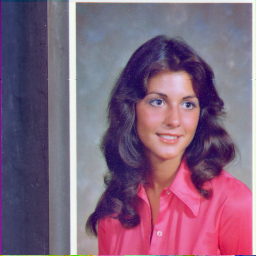
#> input picture test-images/miscellaneous/4.1.04.tiff, 256 x 256 px
$ jupyter execute sender.ipynb
#> lines starting #> are read from the running program, lines starting #| are printed output that depends on the picture; after the words box and inside, x2 and y2 are one past the last pixel; in counts of white or black regions, pixels touching at a corner belong together; long printed decimals are rounded
### lib/encrypt.py
# encryption related functions

import cv2 as cv
from .conversion import *
import numpy as np

class Encryption:
    def __init__(self):
        pass

    def bitplane_decomposition(self, original, height, width):          # bitplane decomposition from the original image
        bitplanes = []
        for i in range(8):
            ret, bitplane = cv.threshold(original, 127, 255, cv.THRESH_BINARY)
            bitplanes.append(bitplane)

        for i in range(8):
            for a in range(height):
                for b in range(width):
                    bin_val = dec_to_bin(original[a][b])
                    if str(bin_val)[i] == '1':
                        bitplanes[i][a][b] = 1
                    else:
                        bitplanes[i][a][b] = 0
        return np.array(bitplanes, dtype=np.uint8)

# compose image from bitplane images and cipher images
def cipher_image_composition(bitplane_images, height, width):
    final = []

    # combining process
    for i in range(7):
        if i==0:
            for j in range(height):
                temp = []
                for k in range(width):
                    temp.append(int(str(bitplane_images[i][j][k])+str(bitplane_images[i+1][j][k])))
                final.append(temp)
        else:
            for j in range(height):
                temp = []
                for k in range(width):
                    temp.append(int(str(final[j][k])+str(bitplane_images[i+1][j][k])))
                final[j] = temp

    # converting binary pixels to decimal
    for i in range(height):
        for j in range(width):
            final[i][j] = bin_to_dec(final[i][j])
    return np.array(final, dtype=np.uint8)

### lib/measurement.py
from math import log10, sqrt
import numpy as np

class Measurement:
    def __init__(init):
        pass

    def MSE(self, original, compressed, size):
        a = abs(np.subtract(original,compressed))
        b = 0
        for i in a:
            for j in i:
                b += (j**2)
        return b/(size[0]*size[1])
        # [6 lines of commented-out code are left out]

    def PSNR(self, original, compressed, mse):
        # mse = np.mean((original - compressed) ** 2)
        if(mse == 0):   # MSE is zero means no noise is present in the signal .
            return 100
        max_pixel = 255.0
        psnr = 20 * log10(max_pixel / sqrt(mse))
        return psnr

    def NPCR():
        pass

    def UACI():
        pass

    def corr2(self, a,b):
        ''' Correlation coefficient between two pixels '''
        x = np.sum(a) / np.size(a)
        y = np.sum(b) / np.size(b)
        a = a - x
        b = b - y

        r = (a*b).sum() / sqrt((a*a).sum() * (b*b).sum());
        return r

### lib/conversion.py
# This script contains some general mathematical calculations and conversions
# Authors : suvasish das (https://github.com/suvasish114)
#           samrat mytra (https://github.com/samrat-p)

import numpy as np
from copy import copy as cpy

def dec_to_bin(val):
    ''' Convert decimal value to binary
    Parameters: val (int): value to convert
    Returns: (str) : binary value of the corrosponding decimal number '''
    return str(bin(val).replace("0b", "")).zfill(8)

def bin_to_dec(val):
    ''' Convert binary value to decimal
    Parametes: val (int): value to convert
    Returns: (int) : decimal value of the corrosponding binary value '''
    return int(str(val), 2)

def convert_to_255(img):
    ''' Scale a binary image to grayscale level (0-255)
    Parameters: img (numpy array) : source binary image
    Returns: (numpy array) : grayscale image '''
    _img = cpy(img)
    _img[_img==1] = 255
    return np.array(_img, dtype=np.uint8)

# [10 lines left out: function bin_to_gray, not called in this run]

def horizontal_adj(img, height, width):
    ''' Returns a horizontal adjacent of the image
    Parameters: img (numpy array): original image
                height (int) : image height
                width (int) : image width
    Returns: img (numpy array) : horizontal adjacent image of the original image '''
    for i in range(height):
        for j in range(width-1):
            img[i][j] = img[i][j+1]
        if i!=height-1:
            img[i][width-1]=img[i+1][0]
    img[height-1][width-1]=0
    return np.array(img, dtype=np.uint8)

def entropy(pic):
    ''' Calculate entropy of the image
    Parameters: pic (numpy array) : original image
    Returns: e (double): calculated entropy of the image '''
    p =np.array([(pic--v).sum() for v in range (256)])
    p= p/p.sum()
    #compute e= -sum(p(si)*log2(p(si))
    e=-(p*np.log2(p)).sum()
    return e

### lib/PRBG.py
# A Random Bit Generator Using Chaotic Map
# Credit: paper proposed by Narendra K Pareek, Vinod Patidar, and Krishan K Sud, 2007
# Author: suvasish das (misuvasish114@gmail.com)

from .conversion import *
import numpy as np

class PRNG:                                   # Pseudo random number generator
    def __init__(self, init, alpha = 0.4):    # constructor
        ''' Pseudo random number generator
        alpha and init value must not same value
        Parameters : alpha (double) : system parameter : default = 0.4
                     init (double) : system parameter '''
        self.alpha = alpha                      # 'alpha' and 'init' are system parameter and initial condition of the map respectively
        self.init = init

    def generate(self):                         # generator class
        ''' Generate a single number in floating point between 0 to 1
        typically generate next value of X(i+1) in the series by using previous value of X(i) and upadate it
        Parameters : None
        Returns : self.init (double) : a random number between 0 to 1 '''
        if self.init > self.alpha:
            self.init = ((1 - self.init)/(1 - self.alpha))
        else:
            self.init = (self.init / self.alpha)
        return self.init

class CCCBG:                                    # Cross-Coupled Chaotic random Bit Generator
    def __init__(self, x0 = 0.5, y0 = 0.7):     # constractor
        ''' Cross-Coupled Chaotic random Bit Generator
        two skew tent maps which are piecewise linear chaotic maps and cross-coupled
        Parameters : x0 (double) : initial value of 1st tent map : default = 0.5
                     y0 (double) : initial value of 2nd tent map : default = 0.7 '''
        self.fx = PRNG(init = x0)               # for dynamic system parameters
        self.fy = PRNG(init = y0)

    def generateBit(self):                      # single random binary bit generator
        ''' A single random binary bit generator
        Returns: {0,1} : based on the X(i+1) value of the sequence '''
        if self.fx.generate() < self.fy.generate():
            return 1
        return 0

    def generateMatrix(self, height, width):    # pseudo random binary matrix generator
        ''' Generate a pseudo random binary matrix of height X width
        Parameters: height (int) : height of the original image
                    width (int) : width of the original image
        Returns: mat (numpy array) : random binary matrix '''
        mat = []                                # height X width binary matrix
        for i in range(height):
            temp = []
            for j in range(width):
                temp.append(self.generateBit())
            mat.append(temp)
        return np.array(mat, dtype=np.uint8)

### sender.ipynb
# Sender
----

[cell 1]
# imported libraries
import cv2 as cv
import matplotlib.pyplot as plt
import numpy as np
from lib.conversion import *
from lib.encrypt import *
from lib.PRBG import *
from lib.measurement import *

[cell 2]
# read an image file
# lena
img = cv.imread('test-images/miscellaneous/4.1.04.tiff', cv.IMREAD_GRAYSCALE)
#> img: shape (256, 256); min 14, max 250, mean 111.2
print("Image document type is: {}".format(img.dtype))
#| Image document type is: uint8

[cell 3]
# showing image using matplotlib
plt.subplots_adjust(bottom=0.1, right=1.5, top=1)

plt.subplot(1,2,1)
plt.title("Original Image")
plt.imshow(img, cmap='gray')

plt.subplot(1,2,2)
plt.title("Histogram")
plt.hist(img.ravel(), bins=256, range=(0, 255), fc='k', ec='k')
plt.show()
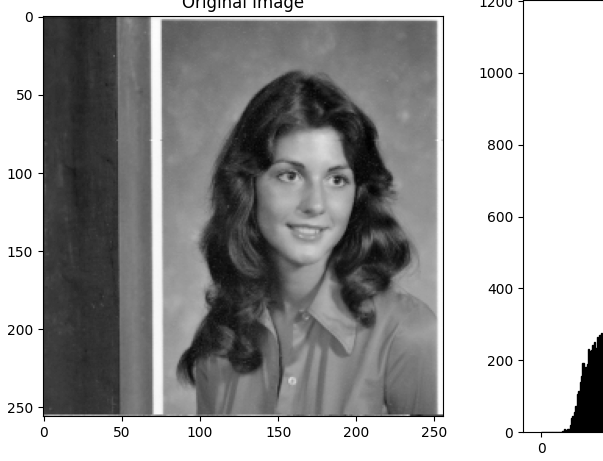
#> figure drawn by matplotlib, 2 panels; panel 2: tallest bar 1146 high, from x = 60.76 to 61.76

[cell 4]
# getting image height and width
height = img.shape[0]
#> height = 256
width = img.shape[1]
#> width = 256
print("height: {}, width: {}".format(height, width))
#| height: 256, width: 256

### Bitplanes Decomposition

[cell 5]
# obtaining bitplanes
encp = Encryption()
bitplane_images = encp.bitplane_decomposition(img, height, width)
#> the loop in bitplane_decomposition, `for i in range(8):` made 8 passes
#> pass 1, in bitplane_decomposition, `ret, bitplane = cv.threshold(original, 127, 255, cv.THRESH_BINARY)`:
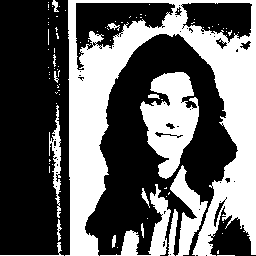
#> bitplane: shape (256, 256); 39.4% white; 86 white regions (70 under 20 px), largest, box (x1, y1, x2, y2) and area: (65, 0, 256, 256) 18189, (140, 72, 199, 179) 3630, (170, 165, 208, 256) 1320
#> after the loop in bitplane_decomposition, `for i in range(8):`: bitplanes = 8 items
titles = ['bitplane8',
          'bitplane7',
          'bitplane6',
          'bitplane5',
          'bitplane4',
          'bitplane3',
          'bitplane2',
          'bitplane1']

[cell 6]
# viewing bitplane images
plt.subplot(3,3,1)
plt.title('original')
plt.imshow(img, cmap='gray', vmin=0, vmax=255)

for i in range(8):
    plt.subplot(3,3,i+2)
    plt.title(titles[i])
    plt.imshow(convert_to_255(bitplane_images[i]), cmap='gray', vmin=0, vmax=255)

plt.subplots_adjust(bottom=0.1, right=1.5, top=2.2)
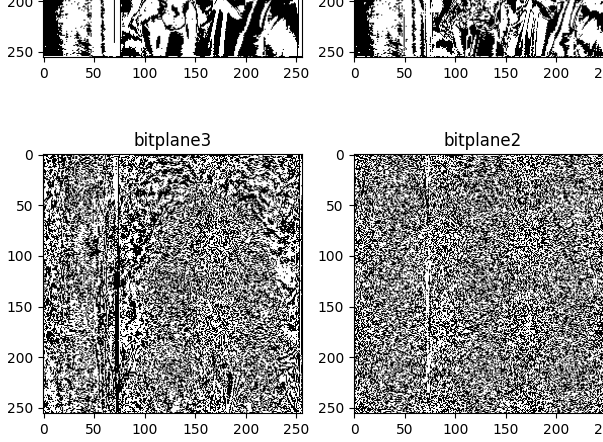
#> figure drawn by matplotlib, 9 panels

### Cipher Image Generation

[cell 7]
# CCCBG
diffusion_range = 5
cccbg = CCCBG(.5, .7)

mats = []
for i in range(diffusion_range):
    bitplane_images[i] = cv.bitwise_xor(cccbg.generateMatrix(height, width), bitplane_images[i])
    mats.append(cccbg.generateMatrix(height, width))
#> after the loop, mats = 5 items

[cell 8]
# viewing bitplane images
for i in range(8):
    plt.subplot(3,3,i+1)
    plt.title(titles[i])
    plt.imshow(convert_to_255(bitplane_images[i]), cmap='gray', vmin=0, vmax=255)
plt.subplots_adjust(bottom=0.1, right=1.5, top=2.2)
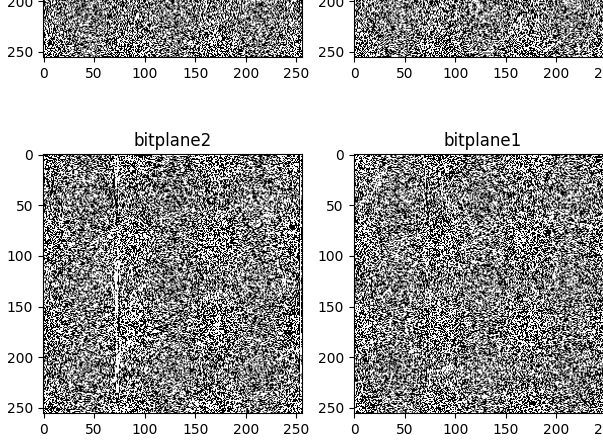
#> figure drawn by matplotlib, 8 panels

[cell 9]
cipher_image = cipher_image_composition(bitplane_images, height, width)
#> after the loop in cipher_image_composition, `for i in range(7):`: final = 256 items
#> in cipher_image_composition, `return np.array(final, dtype=np.uint8)`:
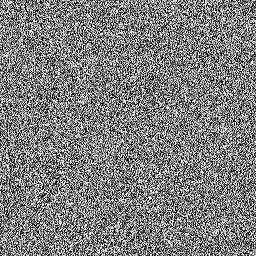
#> returned value: shape (256, 256); min 0, max 255, mean 127.3
plt.title('cipher image')
plt.imshow(cipher_image, cmap='gray')

cv.imwrite('cipherImage.tiff', cipher_image)
#> Out = True

# Statistical Analysis
----

## Histogram Analysis

[cell 10]
# histogram analysis
plt.subplots_adjust(bottom=0.1, right=1.5, top=1)

plt.subplot(1,2,1)
plt.title('cipher image')
plt.imshow(cipher_image, cmap='gray', vmin=0, vmax=255)

plt.subplot(1,2,2)
plt.title('histogram')
plt.hist(cipher_image.ravel(), bins=256, range=(0, 255), fc='k', ec='k')

plt.show()
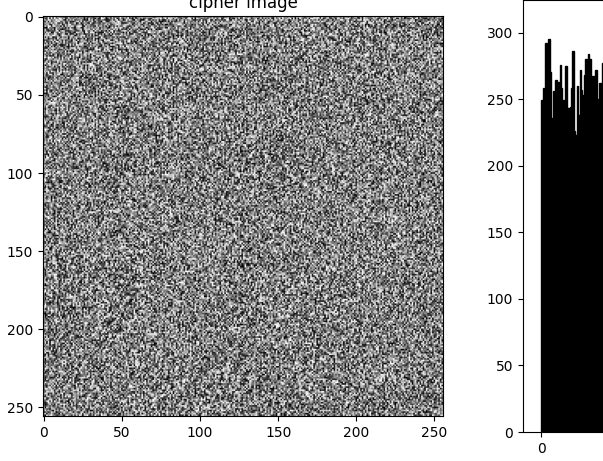
#> figure drawn by matplotlib, 2 panels; panel 2: tallest bar 309 high, from x = 90.64 to 91.64

## Measures of Central Tendency

A measure of central tendency is a summary statistic that represents the center point or typical value of a dataset. These measures indicate where most values in a distribution fall and are also referred to as the central location of a distribution.

**Mean:**
The mean is the arithmetic average, and it is probably the measure of central tendency that you are most familiar. To calculating the mean, we need to just add up all of the values and divide by the number of observations in your dataset.

**Median:**
The median is the middle value. It is the value that splits the dataset in half. To find the median, order we need to the data from smallest to largest, and then find the data point that has an equal amount of values above it and below it.

[cell 11]
print("Mean original: {}".format(np.mean(img)))
#| Mean original: 111.179
print("Mean cipher: {}".format(np.mean(cipher_image)))
#| Mean cipher: 127.262

[cell 12]
print("Median original: {}".format(np.median(img)))
#| Median original: 118.0
print("Median cipher: {}".format(np.median(cipher_image)))
#| Median cipher: 127.0

## Measure of Dispersion

Standard deviation (SD) is the most commonly used measure of dispersion. It is a measure of spread of data about the mean. SD is the square root of sum of squared deviation from the mean divided by the number of observations. Statistical dispersion means the extent to which numerical data is likely to vary about an average value.

[cell 13]
print("Standard Derivation of original: {}".format(np.std(img)))
#| Standard Derivation of original: 49.649
print("Standard Derivation of cipher: {}".format(np.std(cipher_image)))
#| Standard Derivation of cipher: 73.852

## Corellation Coefficient

[cell 14]
measurement = Measurement()
print('Original vs Cipher: {}'.format(measurement.corr2(img, cipher_image)))
#> in corr2, `x = np.sum(a) / np.size(a)`: x = 111.2
#> in corr2, `y = np.sum(b) / np.size(b)`: y = 127.3
#> in corr2, `r = (a*b).sum() / sqrt((a*a).sum() * (b*b).sum());`: r = 0.00123
#| Original vs Cipher: 0.001228

[cell 15]
print('Horizontal adjacent original vs original: {}'
      .format(measurement.corr2(img, horizontal_adj(img, height, width))))
#> after the loop in horizontal_adj, `for i in range(height):`:
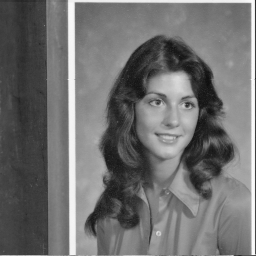
#> img: shape (256, 256); min 14, max 250, mean 111.2
#> in horizontal_adj, `img[height-1][width-1]=0`: img: shape (256, 256); under 0.01% of pixels changed, all inside (x1, y1, x2, y2) = (255, 255, 256, 256)
#| Horizontal adjacent original vs original: 1.0

[cell 16]
print('Horizontal adjacent cipher vs cipher: {}'
      .format(measurement.corr2(cipher_image, horizontal_adj(cipher_image, height, width))))
#> call 2 of horizontal_adj, with height = 256, width = 256
#> after the loop in horizontal_adj (call 2), `for i in range(height):`:
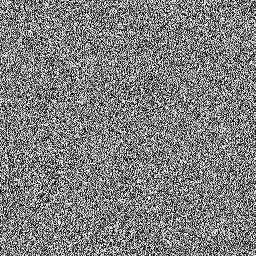
#> img: shape (256, 256); min 0, max 255, mean 127.3
#| Horizontal adjacent cipher vs cipher: 1.0

## Scatter Plot Analysis

[cell 17]
fig, ax = plt.subplots(nrows=1, ncols=2, figsize=(5, 3.5))
fig.subplots_adjust(bottom=0.1, right=1.5, top=1)
ax[0].scatter(img[:, 0],img[:, 1],color='black')
ax[1].scatter(cipher_image[0,],cipher_image[1,],color='black')
plt.show()
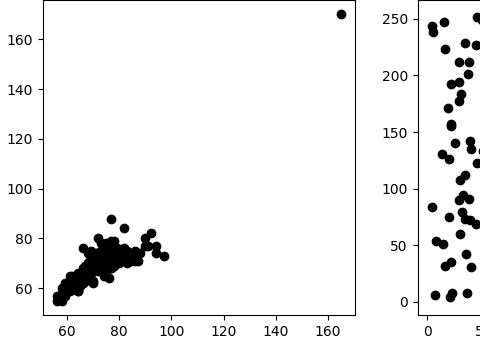
#> figure drawn by matplotlib, 2 panels

## Entropy

[cell 18]
# calculate entropy of the image
print('Entropy of the original image: {:.2f}'.format(entropy(img)))
#> in entropy, `p =np.array([(pic--v).sum() for v in range (256)])`: p = 256 values from 7286204 to 23997884
#> in entropy, `p= p/p.sum()`: p = 256 values from 0.00182 to 0.00599
#> in entropy, `e=-(p*np.log2(p)).sum()`: e = 7.93
#| Entropy of the original image: 7.93
print('Entropy of the cipher image: {:.2f}'.format(entropy(cipher_image)))
#| Entropy of the cipher image: 7.94

## Measurements

[cell 19]
mse = measurement.MSE(img, cipher_image, img.shape)
#> in MSE, `a = abs(np.subtract(original,compressed))`:
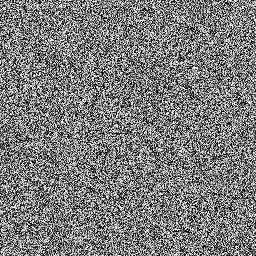
#> a: shape (256, 256); min 0, max 248, mean 123.8
#> after the loop in MSE, `for i in a:`: b = 1363814912
#> mse = 20810.2
psnr = measurement.PSNR(img, cipher_image, mse)
#> in PSNR, `psnr = 20 * log10(max_pixel / sqrt(mse))`: psnr = 4.95
#> psnr = 4.95
print("MSE: {} DB".format(mse))
#| MSE: 20810.164 DB
print("PSNR: {} DB".format(psnr))
#| PSNR: 4.948 DB
